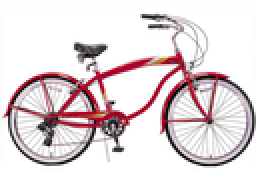
%> input picture Project 1 Image Filtering and Hybrid Image/data/bicycle.bmp, 128 x 85 px, shrunk from 453 x 300 before the run (shown 2 times larger)
$ octave Hybrid_Motorcycle_Bicycle.m   (GNU Octave 9; MATLAB toolbox functions it lacks are replaced by stand-ins)
%> lines starting %> are read from the running program, lines starting %| are printed output that depends on the picture
% Before trying to construct hybrid images, it is suggested that you
% implement my_imfilter.m and then debug it using proj1_test_filtering.m

% Debugging tip: You can split your MATLAB code into cells using "%%"
% comments. The cell containing the cursor has a light yellow background,
% and you can press Ctrl+Enter to run just the code in that cell. This is
% useful when projects get more complex and slow to rerun from scratch

close all; % closes all figures
clear all;
tic;

%% Setup
% read images and convert to floating point format
image1 = im2single(imread('../data/bicycle.bmp'));
image2 = im2single(imread('../data/motorcycle.bmp'));
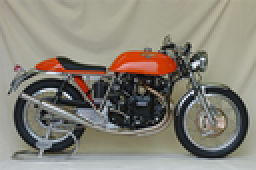
%> input picture Project 1 Image Filtering and Hybrid Image/data/motorcycle.bmp, 128 x 85 px, shrunk from 453 x 300 before the run (shown 2 times larger)

% Several additional test cases are provided for you, but feel free to make
% your own (you'll need to align the images in a photo editor such as
% Photoshop). The hybrid images will differ depending on which image you
% assign as image1 (which will provide the low frequencies) and which image
% you asign as image2 (which will provide the high frequencies)

%% Filtering and Hybrid Image construction
%cutoff_frequency_low = 7;

%This is the standard deviation, in pixels, of the
% Gaussian blur that will remove the high frequencies from one image and
% remove the low frequencies from another image (by subtracting a blurred
% version from the original version). You will want to tune this for every
% image pair to get the best results.
%for i=1:5
%filter_low = fspecial('Gaussian', i*6*2+1, 2*i);

%%%%%%%%%%%%%%%%%%%%%%%%%%%%%%%%%%%%%%%%%%%%%%%%%%%%%%%%%%%%%%%%%%%
% YOUR CODE BELOW. Use my_imfilter to create 'low_frequencies' and
% 'high_frequencies' and then combine them to create 'hybrid_image'
%%%%%%%%%%%%%%%%%%%%%%%%%%%%%%%%%%%%%%%%%%%%%%%%%%%%%%%%%%%%%%%%%%%

%%%%%%%%%%%%%%%%%%%%%%%%%%%%%%%%%%%%%%%%%%%%%%%%%%%%%%%%%%%%%%%%%%%%%%%%
% Remove the high frequencies from image1 by blurring it. The amount of
% blur that works best will vary with different image pairs
%%%%%%%%%%%%%%%%%%%%%%%%%%%%%%%%%%%%%%%%%%%%%%%%%%%%%%%%%%%%%%%%%%%%%%%%

%low_frequencies = imfilter(image1, filter_low);
%subplot(1,5,i); imshow(imresize(low_frequencies,0.5^2,'bilinear'));
%end

%%%%%%%%%%%%%%%%%%%%%%%%%%%%%%%%%%%%%%%%%%%%%%%%%%%%%%%%%%%%%%%%%%%%%%%%
% Remove the low frequencies from image2. The easiest way to do this is to
% subtract a blurred version of image2 from the original version of image2.
% This will give you an image centered at zero with negative values.
%%%%%%%%%%%%%%%%%%%%%%%%%%%%%%%%%%%%%%%%%%%%%%%%%%%%%%%%%%%%%%%%%%%%%%%%
% [9 lines of commented-out code are left out]
%%%%%%%%%%%%%%%%%%%%%%%%%%%%%%%%%%%%%%%%%%%%%%%%%%%%%%%%%%%%%%%%%%%%%%%%
% Combine the high frequencies and low frequencies
%%%%%%%%%%%%%%%%%%%%%%%%%%%%%%%%%%%%%%%%%%%%%%%%%%%%%%%%%%%%%%%%%%%%%%%%
for i=1:5
    for j=1:5
        for k=1:25
            filter_low = fspecial('Gaussian', i*4*2+1, 2*i);
            filter_high = fspecial('Gaussian', j*4*2+1, 2*j);
            low_frequencies = imfilter(image1, filter_low);
            high_frequencies = image2-imfilter(image2, filter_high);
            %imshow(imresize(low_frequencies,0.5^2,'bilinear'));
            %imshow(high_frequencies+0.5);
            hybrid_image = low_frequencies+high_frequencies;
            %figure(1);
            %subplot(5,5,k);
            %imshow(hybrid_image);
            imwrite(hybrid_image,sprintf('../html/Hybrid/Motorcycle_Bicycle/Hybrid_%d_%d.jpg',i,j), 'quality', 95);
            %figure(2);
            %subplot(5,5,k);
            %imshow(imresize(hybrid_image,0.5^4,'bilinear'));
            imwrite(imresize(hybrid_image,0.5^4,'bilinear'),sprintf('../html/Hybrid/Motorcycle_Bicycle/Hybrid_Small_%d_%d.jpg',i,j), 'quality', 95);
        end
    end
end
%> this loop made 5 passes
%> pass 1, `for j=1:5 for k=1:25 filter_low = fspecial('Gaussian', i*4*2+1, 2*i); ..`:
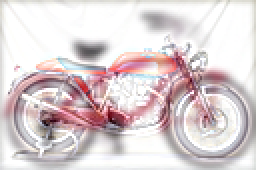
%> saved as Hybrid_1_1.jpg: size 85x128x3 uint8 (shown 2 times larger); mean R, G, B 220.6, 208.7, 210.7
%> pass 1, `for j=1:5 for k=1:25 filter_low = fspecial('Gaussian', i*4*2+1, 2*i); ..`:
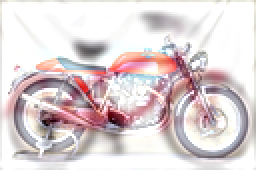
%> saved as Hybrid_1_2.jpg: size 85x128x3 uint8 (shown 2 times larger); mean R, G, B 222.1, 210.2, 212
%> pass 1, `for j=1:5 for k=1:25 filter_low = fspecial('Gaussian', i*4*2+1, 2*i); ..`:
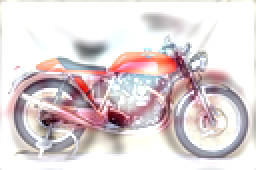
%> saved as Hybrid_1_4.jpg: size 85x128x3 uint8 (shown 2 times larger); mean R, G, B 223.4, 211.8, 213.4


%% Visualize and save outputs
% [13 lines of commented-out code are left out]
toc
